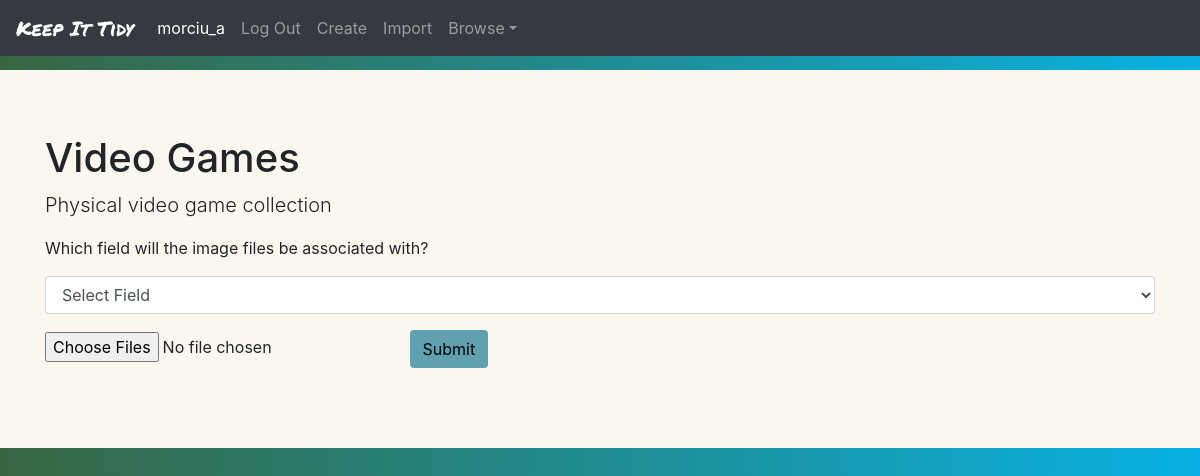
The app's page /upload_images/145 (signed in) with its own data.
### KeepItTidy/models.py (models this page shows, shortened)
class User(AbstractUser):
	pass

class Collection(models.Model):
	user = models.ForeignKey(User, on_delete=models.CASCADE, related_name="collection")
	name = models.CharField(max_length=200)
	description = models.CharField(max_length=200)

### KeepItTidy/views.py (the view)
# urls.py: path("upload_images/<int:collection_id>", views.upload_images, name="upload_images"),
@login_required
def upload_images(request, collection_id):
	current_user = request.user
	collection = Collection.objects.get(id=collection_id)
	field_dict = FieldDict.objects.get(collection=collection)
	fields = FieldNameTypePair.objects.filter(dictionary=field_dict)
	if request.method == "POST":
		associated_field = request.POST['selectedField']
		associated_field_obj = FieldNameTypePair.objects.get(field_name=associated_field)
		associated_field_type = associated_field_obj.field_type
		print(associated_field_type)
		if len(request.FILES) > 0:
			for i in request.FILES:
				for img_file in request.FILES.getlist(i):
					items = Item.objects.filter(collection=collection)
					collection_fields = FieldDict.objects.get(collection=collection)
					image_field = FieldNameTypePair.objects.filter(dictionary=collection_fields, field_type='image')
					print(image_field)
					if image_field.count() <= 0:
						print("FOUND IMAGE FIELD")
						name_type_pair = FieldNameTypePair(dictionary=collection_fields, field_name="Image", field_type='image')
						name_type_pair.save()
					for item in items:
						old_imgs = ImageField.objects.filter(item=item)
						file_names = []
						for img in old_imgs:
							file_names.append(img.file_name())
						if old_imgs.count() <= 0 or img_file.name not in file_names:
							if associated_field == "name":
								entry = item.name
							elif associated_field_type == "number":
								entry = str(NumberField.objects.get(item=item, name=associated_field).number)
							elif associated_field == 'text':
								entry = TextField.objects.get(item=item, name=associated_field).text
							if img_file.name.split('.')[0] in entry or entry in img_file.name.split('.')[0]:
								new_img = ImageField(name="Image", collection=collection, item=item, image=img_file)
								new_img.save()
						else:
							pass
		return render(request, "keepittidy/upload_images.html", {
				"user": current_user,
				"collection": collection,
				"fields": fields
				})
	else:
		return render(request, "keepittidy/upload_images.html", {
				"user": current_user,
				"collection": collection,
				"fields": fields
				})

### KeepItTidy/templates/keepittidy/upload_images.html (shortened to what this page needs)
{% extends "keepittidy/layout.html" %}
{% load static %}
{% block body %}
<div id="collection" class="jumbotron jumbotron-fluid">
	<div class="container">
		<h1 class="display-5">{{ collection.name }}</h1>
		<p class="lead">{{ collection.description }}</p>
	</div>
	<div class="container">
		<form action="{% url 'upload_images' collection.id %}" method="post" enctype="multipart/form-data">
			<div>
				<p>Which field will the image files be associated with?</p>
				<select class="form-control" name="selectedField" required>
        			<option selected="true" disabled="disabled" value="">Select Field</option>
		        </select>
		    </div>
			<input type="file" class="form-control-image {{field.field_type}}" name="{{field.field_name}} / {{field.field_type}}" multiple required>
		    <button type="submit" class="btn addButton">Submit</button>
		</form>
	</div>
</div>
{% endblock %}

### KeepItTidy/templates/keepittidy/layout.html (shortened to what this page needs)
{% load static %}
<!DOCTYPE html>
<html lang="en">
	<head>
		<link rel="stylesheet" href="https://cdn.jsdelivr.net/npm/bootstrap@4.6.0/dist/css/bootstrap.min.css">
		<link href="{% static 'KeepItTidy/styles.css' %}" rel="stylesheet">
	</head>
	<body>
		<nav class="navbar navbar-expand-md navbar-dark bg-dark fixed-top">
		  <a id="titleLogo" class="navbar-brand" href="{% url 'index' %}">Keep It Tidy</a>
		  {% if user.is_authenticated %}
		  <div class="navbar-collapse collapse" id="navbarDefault" style="">
		    <ul class="navbar-nav mr-auto">
		      <li class="nav-item active">
		        <a class="nav-link disabled">{{user.username}}<span class="sr-only">(current)</span></a>
		      </li>
		      <li class="nav-item">
		        <a class="nav-link" href="{% url 'logout' %}">Log Out</a>
		      </li>
		      <li class="nav-item">
		        <a class="nav-link" href="{% url 'create_collection' %}" tabindex="-1">Create
		        </a>
		      </li>
		      <li class="nav-item">
		        <a class="nav-link" href="{% url 'excel_import' %}" tabindex="-1">Import
		        </a>
		      </li>
		      <li class="nav-item dropdown" id="dropdown01">
		        <a class="nav-link dropdown-toggle" href="#" data-toggle="dropdown" aria-haspopup="true" aria-expanded="false">Browse</a>
		      </li>
		    </ul>
		  </div>
		  {% endif %}
		</nav>
	{% block body %}
	{% endblock %}
	</body>
</html>

### KeepItTidy/static/KeepItTidy/styles.css (style rules this page uses)
body { background-image: linear-gradient(to right, #386641, #08b2e3); padding-top: 70px; }
.navbar { background-color: #6A994E; }
.btn { margin: 1em; }
#titleLogo { font-family: 'Permanent Marker', cursive; }
.jumbotron { background-color: #FBF7EF; }
.addButton { background-color: #61A0AF; color: black; }

### records on screen
User: username "morciu_a"
Collection: name "Video Games", description "Physical video game collection"
